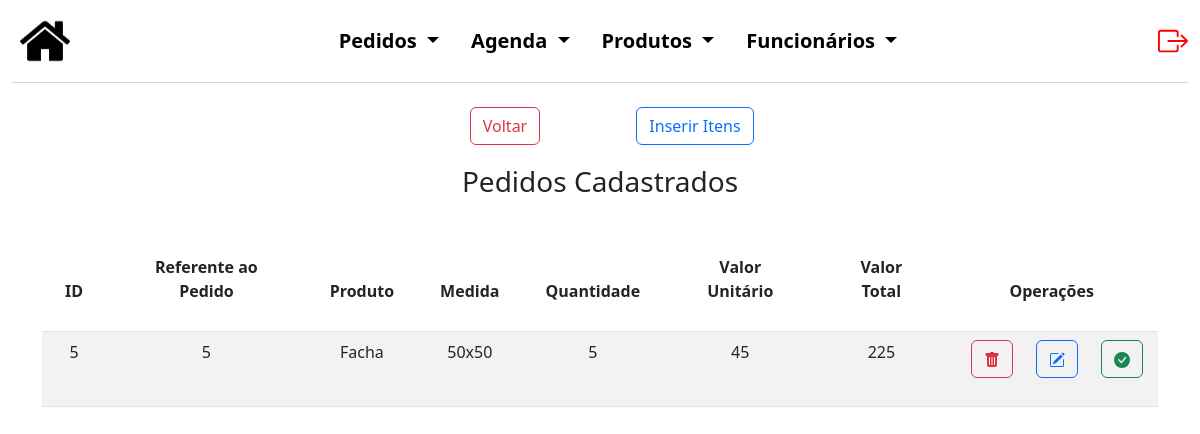
The app's page /pedidos/itensPed.php (signed in), older data.
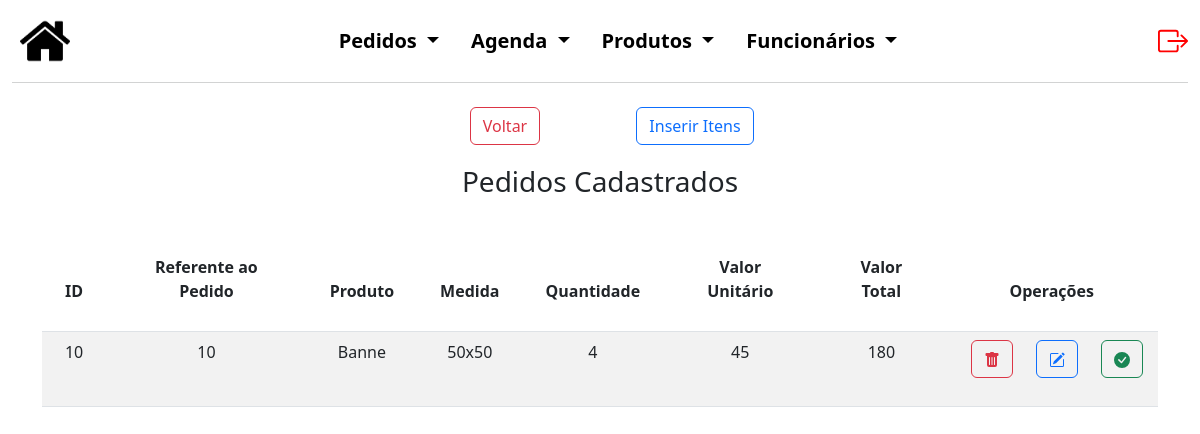
The same page, newer data.
### tables this page shows
CREATE TABLE `itens_pedido` (
  `cod_itensPed` int(5) NOT NULL,
  `codPed` int(5) NOT NULL,
  `codPro` varchar(5) NOT NULL,
  `medida` varchar(50) NOT NULL,
  `quantidade` int(5) NOT NULL,
  `valorUnit` decimal(10,0) NOT NULL,
  `valorTotal` decimal(10,0) NOT NULL
);

### conexao.php (called while the page is built)
<?php
function novaConexao()
{
    $usuario = 'root';
    $senha = '';
    $database = 'digital_print';
    $host = 'localhost';
    try {
        $conexao = new PDO("mysql:host=$host;dbname=$database", $usuario, $senha);
        $conexao->setAttribute(PDO::ATTR_ERRMODE, PDO::ERRMODE_EXCEPTION);
        return $conexao;
    } catch (PDOException $e) {
        die("Falha ao conectar ao banco de dados: " . $e->getMessage());
    }
}
?>

### pedidos/itensPed.php (the view, shortened to what the changed rows need)
<?php
require_once('../conexao.php');
$conexao = novaConexao();
$registros = [];
$erro = false;
try {
    $sql = "SELECT * FROM itens_pedido";
    $stmt = $conexao->prepare($sql);
    $stmt->execute();
    $registros = $stmt->fetchAll(PDO::FETCH_ASSOC);
} catch (PDOException $e) {
    $erro = true;
    echo "Erro: " . $e->getMessage();
}
?>
<!DOCTYPE html>
<html lang="pt-BR">
<head>
    <link href="https://cdn.jsdelivr.net/npm/bootstrap@5.3.0/dist/css/bootstrap.min.css" rel="stylesheet">
    <link rel="stylesheet" href="../style.css?v=1.2">
</head>
<body>
    <?php if ($erro): ?>
        <div class="alert alert-danger" role="alert">
            Não foi possível carregar os dados.
        </div>
    <?php else: ?>
        <div class="container consContainer">
            <table class="table table-striped">
                <thead>
                    <tr>
                        <th>
                            <div class="row justify-content-center text-center titleCons">ID</div>
                        </th>
                        <th>
                            <div class="row justify-content-center text-center titleCons">Referente ao Pedido</div>
                        </th>
                        <th>
                            <div class="row justify-content-center text-center titleCons">Produto</div>
                        </th>
                        <th>
                            <div class="row justify-content-center text-center titleCons">Medida</div>
                        </th>
                        <th>
                            <div class="row justify-content-center text-center titleCons">Quantidade</div>
                        </th>
                        <th>
                            <div class="row justify-content-center text-center titleCons">Valor Unitário</div>
                        </th>
                        <th>
                            <div class="row justify-content-center text-center titleCons">Valor Total</div>
                        </th>
                        <th>
                            <div class="row justify-content-center text-center titleCons">Operações</div>
                        </th>
                    </tr>
                </thead>
                <tbody>
                    <?php foreach ($registros as $registro): ?>
                        <td>
                            <div class="row justify-content-center registro">
                                <?php echo ($registro['cod_itensPed']); ?>
                            </div>
                        </td>
                        <td>
                            <div class="row justify-content-center registro">
                                <?php echo ($registro['codPed']); ?>
                            </div>
                        </td>
                        <td>
                            <div class="row justify-content-center registro">
                                <?php echo ($registro['codPro']); ?>
                            </div>
                        </td>
                        <td>
                            <div class="row justify-content-center registro">
                                <?php echo ($registro['medida']); ?>
                            </div>
                        </td>
                        <td>
                            <div class="row justify-content-center registro">
                                <?php echo ($registro['quantidade']); ?>
                            </div>
                        </td>
                        <td>
                            <div class="row justify-content-center registro">
                                <?php echo ($registro['valorUnit']); ?>
                            </div>
                        </td>
                        <td>
                            <div class="row justify-content-center registro">
                                <?php echo ($registro['valorTotal']); ?>
                            </div>
                        </td>
                        <td>
                            <div class="row text-center justify-content-center operacoes">
                                <div class="col-3 oprBtn">
                                    <form method="POST">
                                        <button type="submit" name="delete" class="btn btn-outline-danger">
                                        </button>
                                    </form>
                                </div>
                                <div class="col-3 oprBtn">
                                    <form method="POST">
                                        <button type="submit" name="edit" class="btn btn-outline-primary">
                                        </button>
                                    </form>
                                </div>
                                <div class="col-3 oprBtn">
                                    <a class="btn btn-outline-success" href="editar.php?id=<?php echo $usuario['id']; ?>">
                                    </a>
                                </div>
                            </div>
                        </td>
                    <?php endforeach; ?>
                </tbody>
            </table>
        </div>
    <?php endif; ?>
</body>
</html>

Row changes from the older to the newer data that the page shows:
removed itens_pedido: cod_itensPed "5", codPed "5", codPro "Facha", medida "50x50", quantidade "5", valorUnit "45", valorTotal "225"
added itens_pedido: cod_itensPed "10", codPed "10", codPro "Banne", medida "50x50", quantidade "4", valorUnit "45", valorTotal "180"
